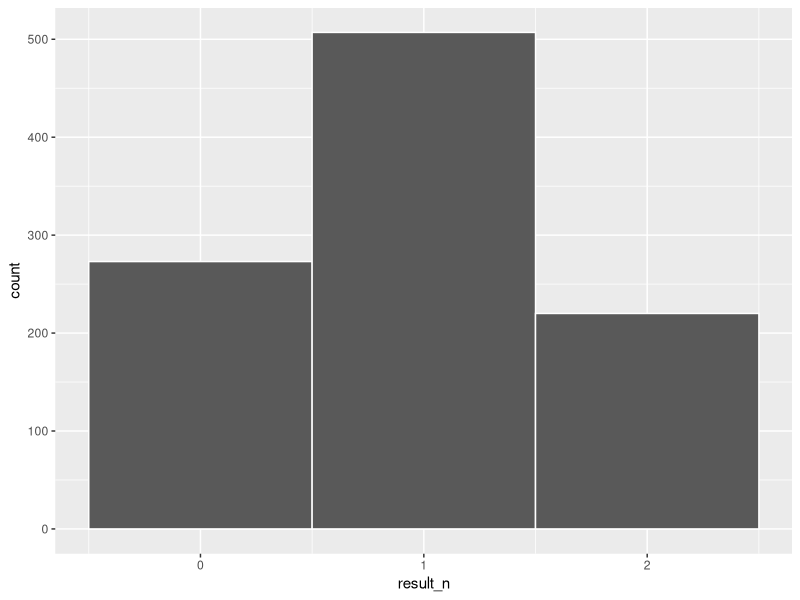
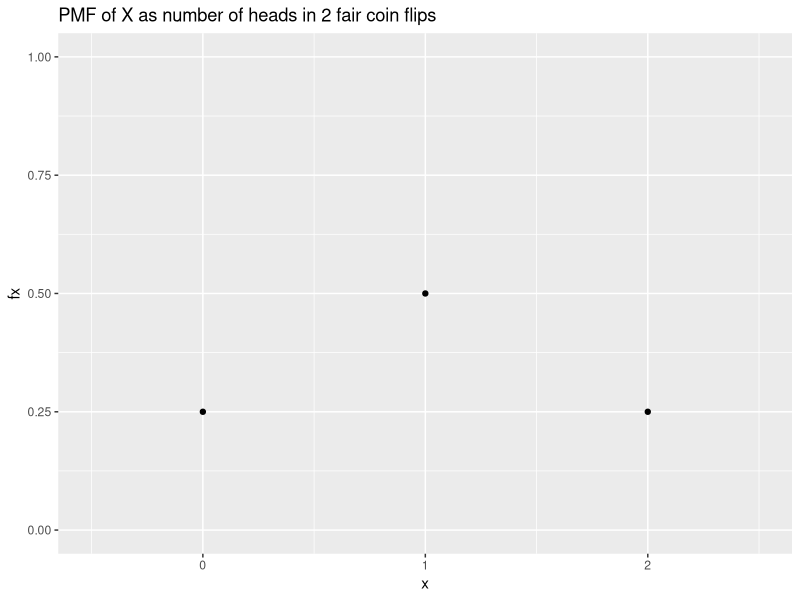
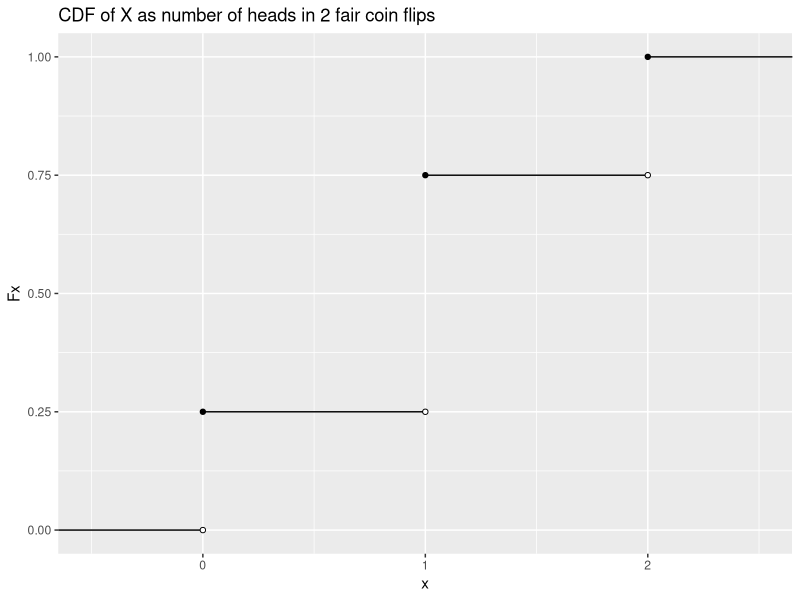
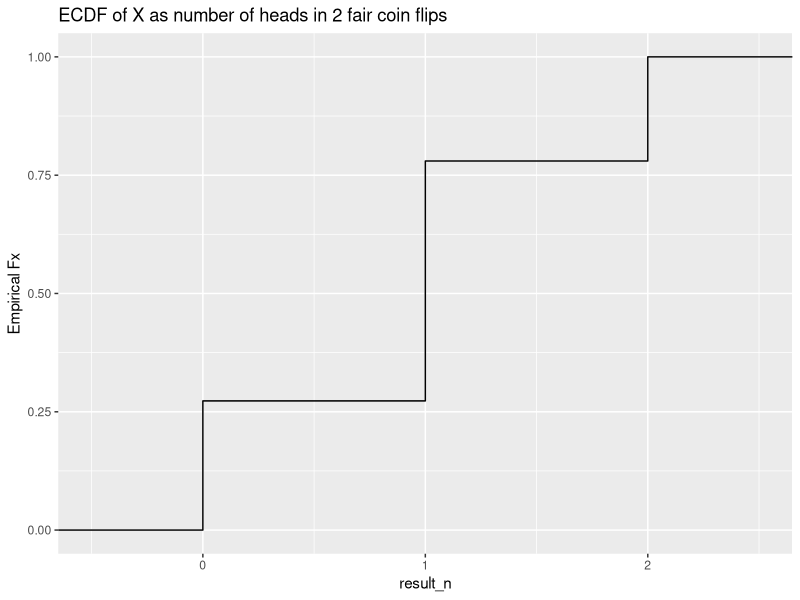
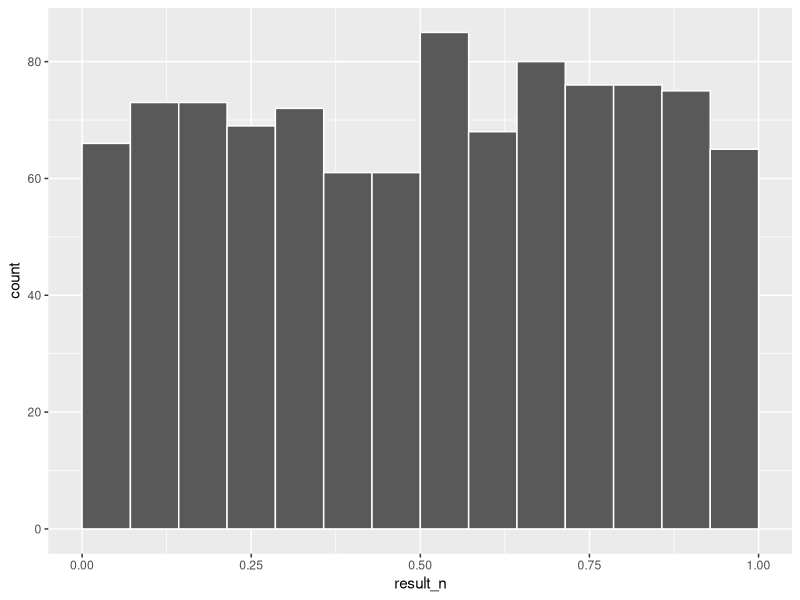
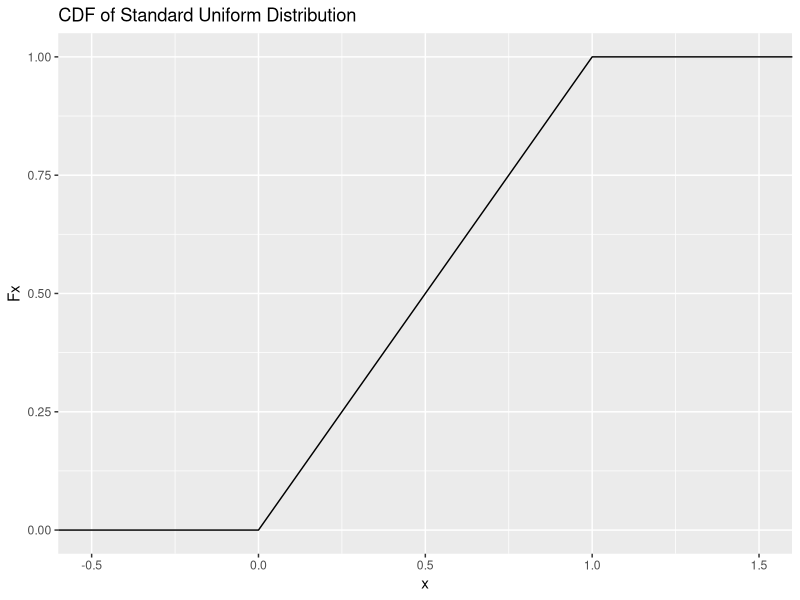
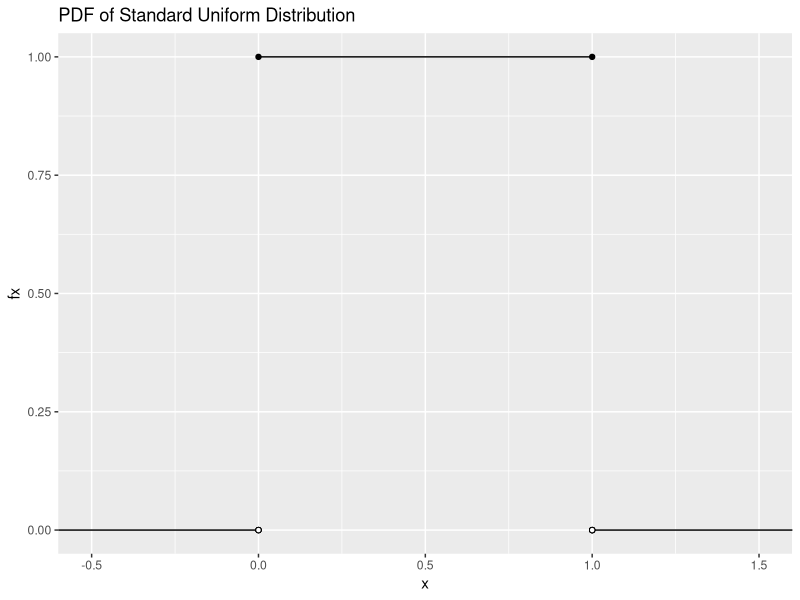
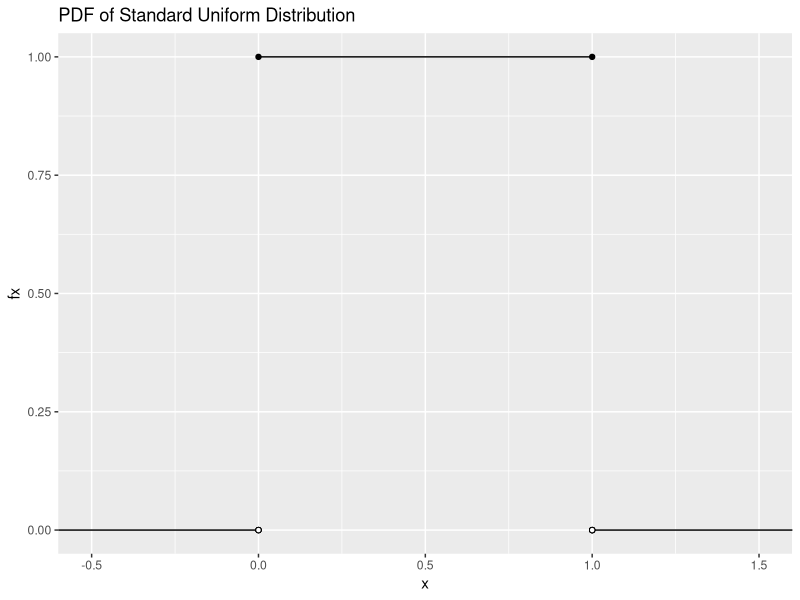

Recreate these plots in R, in order.
## ---- chunk 1
library(tidyverse)
set.seed(60637)
## ---- chunk 2
omega <- c('HH', 'HT', 'TH', 'TT')
probs <- c(0.25, 0.25, 0.25, 0.25)

sample(x = omega,
       size = 1,
       prob = probs)

## ---- chunk 3
n <- 1000
result_n <- sample(x = omega,
       size = n,
       prob = probs,
       replace = TRUE)

table(result_n)
## ---- chunk 4
X <- c(0, 1, 2)
probs <- c(0.25, 0.5, 0.25)

sample(x = X,
       size = 1,
       prob = probs)

## ---- chunk 5
result_n <- sample(x = X,
       size = n,
       prob = probs,
       replace = TRUE)

table(result_n)
## ---- chunk 6

prop.table(table(result_n))

## ---- chunk 7

ggplot(tibble(result_n), aes(x = result_n)) +
  geom_histogram(bins = 3, position = 'identity', color = 'white')

## ---- chunk 8
plotdata <- tibble(
  x = c(-1, 0, 1, 2),
  xend = c(0, 1, 2, 3),
  Fx = c(0, 1/4, 3/4, 1),
  fx = c(0, 1/4, 1/2, 1/4)
)

ggplot(plotdata, aes(x = x, y = fx)) +
  geom_point() +
  coord_cartesian(xlim = c(-0.5, 2.5),
                  ylim = c(0,1)) +
  ggtitle('PMF of X as number of heads in 2 fair coin flips')
## ---- chunk 9
ggplot(plotdata, aes(x = x, y = Fx)) +
  geom_segment(aes(x = x, y = Fx, xend = xend, yend = Fx)) + 
  geom_point() +
  geom_point(aes(x = xend, y = Fx), shape= 21, fill = 'white') +
  coord_cartesian(xlim = c(-0.5, 2.5),
                  ylim = c(0,1)) +
  ggtitle('CDF of X as number of heads in 2 fair coin flips')
## ---- chunk 10

ggplot(tibble(result_n), aes(x = result_n)) +
  stat_ecdf() +
  coord_cartesian(xlim = c(-0.5, 2.5)) +
  ylab('Empirical Fx') +
  ggtitle('ECDF of X as number of heads in 2 fair coin flips')

## ---- chunk 11
runif(n = 1, min = 0, max = 1)
## ---- chunk 12
result_n <- runif(n, min = 0, max = 1)

ggplot(tibble(result_n), aes(x = result_n)) +
  geom_histogram(breaks = seq(0, 1, length.out = 15),  
                 position = 'identity', color = 'white')
## ---- chunk 13


plotdata <- tibble(
  x = c(-1, 0, 1, 2),
  Fx = c(0, 0, 1, 1)
)

ggplot(plotdata, aes(x = x, y = Fx)) +
  geom_line() + 
  coord_cartesian(xlim = c(-0.5, 1.5),
                  ylim = c(0,1)) +
  ggtitle('CDF of Standard Uniform Distribution')
## ---- chunk 14
plotdata <- tibble(
  x = c(-1, 0, 1, 1),
  xend = c(0, 1, 1, 2),
  fx = c(0, 1, 1, 0)
)

ggplot(plotdata, aes(x = x, y = fx)) +
  geom_segment(aes(x = x, y = fx, xend = xend, yend = fx)) + 
  geom_point() +
  geom_point(aes(x = 0, y = 0), shape= 21, fill = 'white') +
  geom_point(aes(x = 1, y = 0), shape= 21, fill = 'white') +
  coord_cartesian(xlim = c(-0.5, 1.5),
                  ylim = c(0,1)) +
  ggtitle('PDF of Standard Uniform Distribution')
## ---- chunk 15
datapoly <- tibble(x = c(0, 0, 1, 1),
                   y = c(0, 1, 1, 0))

ggplot(plotdata, aes(x = x, y = fx)) +
  geom_segment(aes(x = x, y = fx, xend = xend, yend = fx)) + 
  geom_point() +
  geom_point(aes(x = 0, y = 0), shape= 21, fill = 'white') +
  geom_point(aes(x = 1, y = 0), shape= 21, fill = 'white') +
  coord_cartesian(xlim = c(-0.5, 1.5),
                  ylim = c(0,1)) +
  ggtitle('PDF of Standard Uniform Distribution')
  
## ---- chunk 16
datapoly <- tibble(x = c(0, 0, 1, 1),
                   y = c(0, 1, 1, 0))

ggplot(plotdata, aes(x = x, y = fx)) +
  geom_segment(aes(x = x, y = fx, xend = xend, yend = fx)) + 
  geom_point() +
  geom_point(aes(x = 0, y = 0), shape= 21, fill = 'white') +
  geom_point(aes(x = 1, y = 0), shape= 21, fill = 'white') +
  coord_cartesian(xlim = c(-0.5, 1.5),
                  ylim = c(0,1)) +
  geom_polygon(data = datapoly, aes(x = x, y = y), fill = 'blue', alpha = 0.5) + 
  ggtitle('PDF of Standard Uniform Distribution')
## ---- chunk 17
datapoly <- tibble(x = c(0, 0, 0.75, 0.75),
                   y = c(0, 1, 1, 0))

ggplot(plotdata, aes(x = x, y = fx)) +
  geom_segment(aes(x = x, y = fx, xend = xend, yend = fx)) + 
  geom_point() +
  geom_point(aes(x = 0, y = 0), shape= 21, fill = 'white') +
  geom_point(aes(x = 1, y = 0), shape= 21, fill = 'white') +
  coord_cartesian(xlim = c(-0.5, 1.5),
                  ylim = c(0,1)) +
  geom_polygon(data = datapoly, aes(x = x, y = y), fill = 'blue', alpha = 0.5) + 
  ggtitle('PDF of Standard Uniform Distribution')
